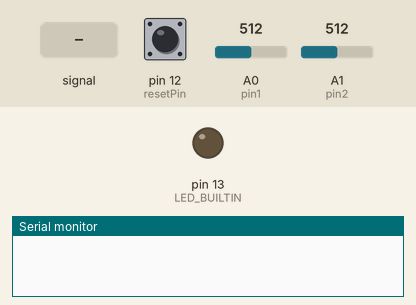
Bench run of a sketch on a simulated Teensy 4. On the bench: output pins drawn as LEDs (lit = HIGH), the last lines printed to the serial monitor. The test bench sets the inputs (shaded band); at power-on: pin 12 (resetPin) HIGH, A0 (pin1) = 512, A1 (pin2) = 512.

Above: at 1.2 s.
1.3 s: A0 (pin1) fed a 200 Hz sine of ±255 counts around its level
2.8 s: A1 (pin2) fed a 200 Hz sine of ±255 counts around its level
At 4.1 s:
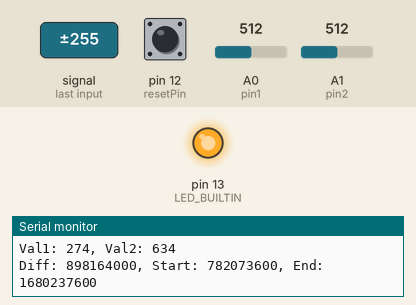
Timing chart, 0 to 5.8 s (numbered marks = the images above; inputs shaded):
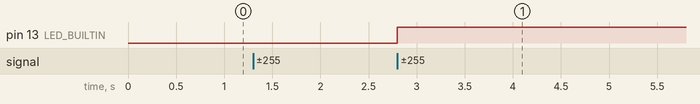

The sketch:

clock_cycle_with_adc.ino
```cpp
#define CYCLE ARM_DWT_CYCCNT

const int pin1 = 14;
const int pin2 = 15;
const int resetPin = 12;
const int upperThresh1 = 800;
const int lowerThresh1 = 280;
const int upperThresh2 = 610;
const int lowerThresh2 = 380;

//820 264
//633 408

void setup() {
    // Set up counting clock cycles
    ARM_DEMCR |= ARM_DEMCR_TRCENA;
    ARM_DWT_CTRL |= ARM_DWT_CTRL_CYCCNTENA;

    // Pin configurations
    pinMode(pin1, INPUT);
    pinMode(pin2, INPUT);
    pinMode(LED_BUILTIN, OUTPUT);
    pinMode(resetPin, INPUT_PULLUP);

    Serial.begin(9600);
}

void loop() {
    unsigned short val1;
    unsigned short val2;
    unsigned long startCycle;
    unsigned long endCycle;

    // Wait for mic1 to hear
    do {
        val1 = analogRead(pin1);
    } while (val1 > lowerThresh1 && val1 < upperThresh1);
    startCycle = CYCLE;

    Serial.printf("Triggered\n");

    // Wait for mic2 to hear
    do {
        val2 = analogRead(pin2);
    } while (val2 > lowerThresh2 && val2 < upperThresh2);
    endCycle = CYCLE;

    // Wait until reset
    Serial.printf("Val1: %d, Val2: %d\n", val1, val2);
    Serial.printf("Diff: %lu, Start: %lu, End: %lu\n\n",
        endCycle - startCycle, startCycle, endCycle);
    digitalWrite(LED_BUILTIN, HIGH);
    while (digitalRead(resetPin) == HIGH);
    Serial.printf("Starting in 1 second\n");
    delay(1000);
    delay(800);
    digitalWrite(LED_BUILTIN, LOW);
}
```

Measured:
- after the input at 2.8 s, pin 13 (LED_BUILTIN): LOW → HIGH at once
